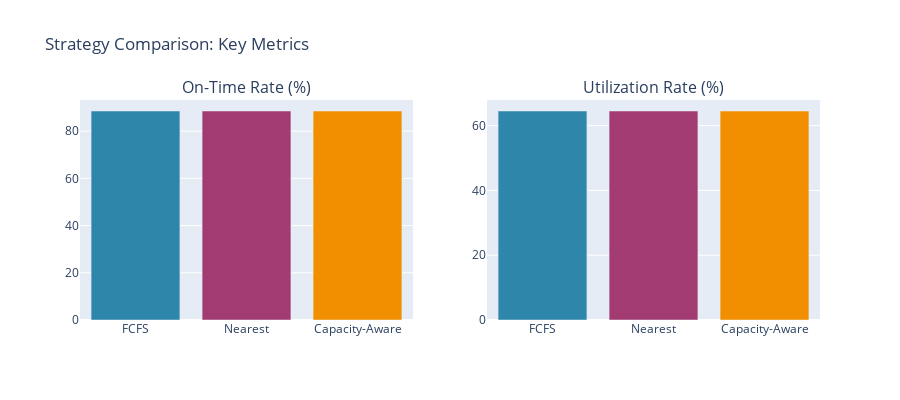

Notebook code cell kept with this figure:
### Markdown cell above
<a id="comparison"></a>
## 4. Strategy Comparison

Visual comparison of strategy performance.

### Code cell
# Key metrics comparison
fig = make_subplots(rows=1, cols=2, subplot_titles=('On-Time Rate (%)', 'Utilization Rate (%)'))

# On-Time Rate
fig.add_trace(
    go.Bar(x=metrics_df['strategy'], y=metrics_df['on_time_rate'], 
           marker_color=['#2E86AB', '#A23B72', '#F18F01'], name='On-Time %'),
    row=1, col=1
)

# Utilization Rate
fig.add_trace(
    go.Bar(x=metrics_df['strategy'], y=metrics_df['utilization_rate'],
           marker_color=['#2E86AB', '#A23B72', '#F18F01'], name='Utilization %'),
    row=1, col=2
)

fig.update_layout(title='Strategy Comparison: Key Metrics', showlegend=False, height=400)
fig.show()

### Figure 1 — Plotly figure (JSON) as saved in the notebook; plotly's stock layout.template omitted (floating-point values rounded to 4 significant figures)
{"data": [{"marker": {"color": ["#2E86AB", "#A23B72", "#F18F01"]}, "name": "On-Time %", "type": "bar", "x": ["FCFS", "Nearest", "Capacity-Aware"], "xaxis": "x", "y": [88.54, 88.54, 88.54], "yaxis": "y"}, {"marker": {"color": ["#2E86AB", "#A23B72", "#F18F01"]}, "name": "Utilization %", "type": "bar", "x": ["FCFS", "Nearest", "Capacity-Aware"], "xaxis": "x2", "y": [64.51, 64.51, 64.51], "yaxis": "y2"}], "layout": {"annotations": [{"font": {"size": 16}, "showarrow": false, "text": "On-Time Rate (%)", "x": 0.225, "xanchor": "center", "xref": "paper", "y": 1, "yanchor": "bottom", "yref": "paper"}, {"font": {"size": 16}, "showarrow": false, "text": "Utilization Rate (%)", "x": 0.775, "xanchor": "center", "xref": "paper", "y": 1, "yanchor": "bottom", "yref": "paper"}], "height": 400, "showlegend": false, "title": {"text": "Strategy Comparison: Key Metrics"}, "xaxis": {"anchor": "y", "domain": [0, 0.45]}, "xaxis2": {"anchor": "y2", "domain": [0.55, 1]}, "yaxis": {"anchor": "x", "domain": [0, 1]}, "yaxis2": {"anchor": "x2", "domain": [0, 1]}}}
